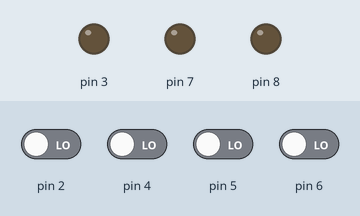
The sketch below on a simulated Arduino Uno, built with avr-gcc and run on an emulated ATmega328P. On the bench: output pins drawn as LEDs (lit = HIGH). The test bench sets the inputs (shaded band); at power-on: pin 2, pin 4–6 LOW.

Above: at 1.2 s.
1.3 s: pin 2 driven HIGH
At 2.1 s:
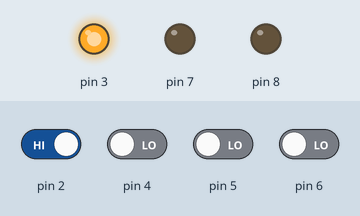
4.3 s: pin 4 driven HIGH
7.3 s: pin 4 driven LOW
10.3 s: pin 6 driven HIGH
13.3 s: pin 6 driven LOW
Timing chart, 0 to 16.3 s (numbered marks = the images above; inputs shaded):
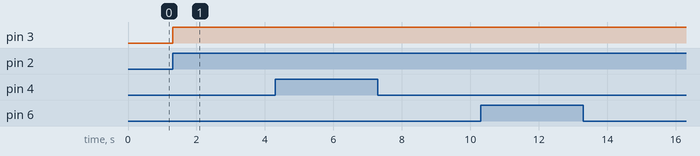

Measured:
- after the input at 1.3 s, pin 3: LOW → HIGH at once

The sketch:

remote_stable_code.ino
```cpp
 int a = 0;
 int b = 0;
 int c = 0;
 int d = 0;

int x = 0;
int flag1 =0;
 int flag2 =0;
 void setup()
 {

 pinMode(3, OUTPUT);
 pinMode(6,INPUT);
 pinMode(7,OUTPUT);
 pinMode(2,INPUT);
 pinMode(8,OUTPUT);
 pinMode(4,INPUT);
   pinMode(5, INPUT);
 }

void loop()
{

 c = digitalRead(2);
  d = digitalRead(4);
  b = digitalRead(5);
  a = digitalRead(6);


  if(c == HIGH)
  {flag1 = 1;}

  if(b == HIGH)
  {flag2 = 1;}

    while (flag1 == 1 || flag2 ==1 )
   {
    digitalWrite(3, HIGH);
    digitalWrite(7, LOW);
    digitalWrite(8,LOW);
    delay(1000);
    flag1 = 0;
    flag2= 0;

   }

  if(flag1 == 0 || flag2 ==0 )
  {
    digitalWrite(3, LOW);

        if(a == HIGH)
      {
        digitalWrite(7,HIGH);
        digitalWrite(8,LOW);
       }

      if(d == HIGH)
      {
       digitalWrite(8,HIGH);
       digitalWrite(7,LOW);
       }

  }
  else
  {
    digitalWrite(3, LOW);
  }
}
```
